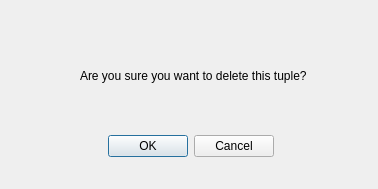
<?xml version="1.0" encoding="UTF-8"?>
<ui version="4.0">
 <class>Dialog</class>
 <widget class="QDialog" name="Dialog">
  <property name="geometry">
   <rect>
    <x>0</x>
    <y>0</y>
    <width>378</width>
    <height>189</height>
   </rect>
  </property>
  <property name="windowTitle">
   <string>Dialog</string>
  </property>
  <widget class="QDialogButtonBox" name="buttonBox">
   <property name="geometry">
    <rect>
     <x>20</x>
     <y>130</y>
     <width>341</width>
     <height>32</height>
    </rect>
   </property>
   <property name="orientation">
    <enum>Qt::Horizontal</enum>
   </property>
   <property name="standardButtons">
    <set>QDialogButtonBox::Cancel|QDialogButtonBox::Ok</set>
   </property>
   <property name="centerButtons">
    <bool>true</bool>
   </property>
  </widget>
  <widget class="QLabel" name="label">
   <property name="geometry">
    <rect>
     <x>80</x>
     <y>60</y>
     <width>261</width>
     <height>31</height>
    </rect>
   </property>
   <property name="text">
    <string>Are you sure you want to delete this tuple?</string>
   </property>
  </widget>
 </widget>
 <resources/>
 <connections/>
</ui>
